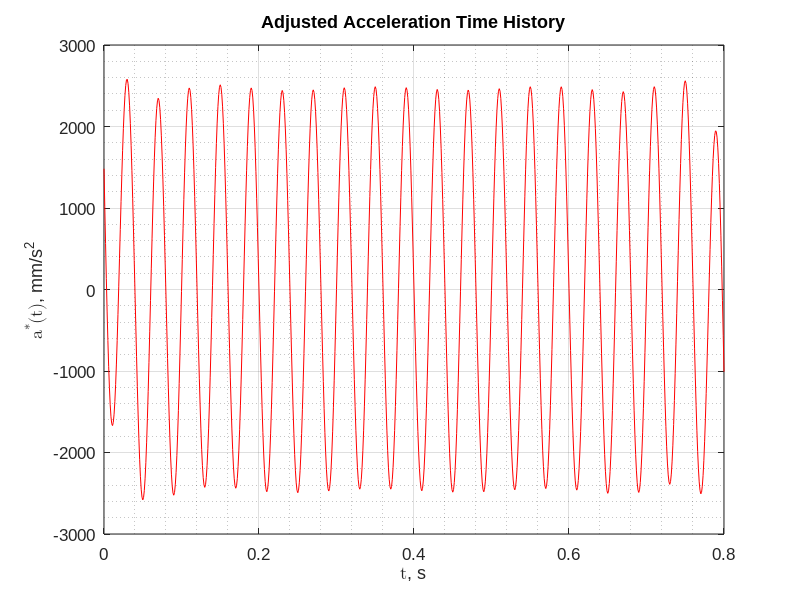
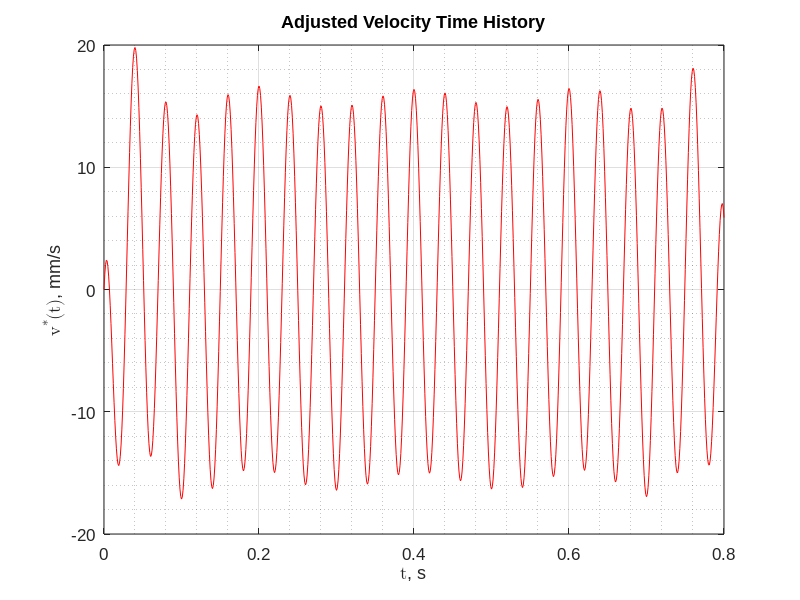
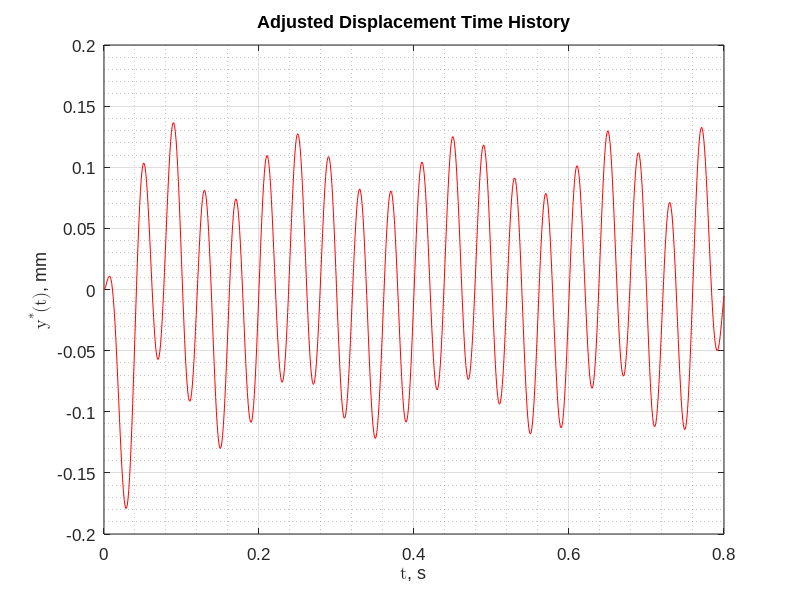

Reproduce these figures in MATLAB, in order.
clear all
format longeng


% INPUT PARAMETERS
% --------------------------------------------------------------------------------------------------

frequency = 25 ; % hz
amplitude = 0.1 ; % m

dt = 1e-03 ; % A.K. Chopra rule floored to nearest one thousandth
T = 20 / frequency ; % 20 cycles
t = 0:dt:T ;
NT = length(t) ;

gamma = 1 / 2 ;
beta = 1 / 4 ;

adjust_accel = true ;
adjust_vel = true ;
adjust_disp = true ;

accel_fit_order = 10 ; % approximation order = N - 1 (SHOULD BE <= 10)
vel_fit_order = 10 ;
disp_fit_order = 8 ;

integrate_corrected_accel = true ;
scale_factor = 1 ; % scale = desired / result

plot_unadjusted = false ;
plot_adjusted = true ;


% GENERATE ACCELERATION TIME HISTORY
% --------------------------------------------------------------------------------------------------

d2u = zeros(1,NT) ;
for i = 1:NT
    d2u(i) = -amplitude * (2 * pi * frequency) * (2 * pi * frequency) * sin(2 * pi * frequency * t(i)) ;
end


% COMPUTE NOMINAL TIME HISTORIES WITH NEWMARK
% --------------------------------------------------------------------------------------------------

du = zeros(1,NT) ;
u = zeros(1,NT) ;
for i = 1:NT-1
    du(i+1) = du(i) + (1 - gamma) * dt * d2u(i) + gamma * dt * d2u(i+1) ;
    u(i+1) = u(i) + dt * du(i) + (1 / 2 - beta) * dt^2 * d2u(i) + beta * dt^2 * d2u(i+1) ;
end

%// initialize the adjusted time histories as the unadjusted
d2uStar = d2u ; duStar = du ; uStar = u ;


% COMPUTE ADJUSTED TIME HISTORIES WITH ACCELERATION FIT
% --------------------------------------------------------------------------------------------------

if (adjust_accel == true)
    K = zeros(accel_fit_order,accel_fit_order) ;
    for k = 1:accel_fit_order
        for j = 1:accel_fit_order
            K(k,j) = (j * j + j) * T^(k + j - 1) / (k + j - 1) ;
        end
    end

    [L,U,perm] = lu(K) ; % LU factorization with row-reordering permuation matrix

    I = zeros(accel_fit_order,1) ; i = 1 ;
    while i <= NT-1
        for k = 1:accel_fit_order
            I(k) = I(k) + (1 - gamma) * dt * t(i)^(k - 1) * d2uStar(i) ...
                        + gamma * dt * t(i+1)^(k - 1) * d2uStar(i+1) ;
        end, i = i + 1 ;
    end

    C = U \ (L \ perm * I) ; % solve the LU system
    
    d2P = zeros(1,NT) ; dP = zeros(1,NT) ; P = zeros(1,NT) ;
    for i = 1:NT
        for k = 1:accel_fit_order
            d2P(i) = d2P(i) + (k * k + k) * C(k) * t(i)^(k-1) ;
            dP(i) = dP(i) + (k + 1) * C(k) * t(i)^k ;
            P(i) = P(i) + C(k) * t(i)^(k+1) ;
        end
        d2uStar(i) = d2uStar(i) - d2P(i) ;
        duStar(i) = duStar(i) - dP(i) ;
        uStar(i) = uStar(i) - P(i) ;
    end
end


% COMPUTE ADJUSTED TIME HISTORIES WITH VELOCITY FIT
% --------------------------------------------------------------------------------------------------

if (adjust_vel == true)
    K = zeros(vel_fit_order,vel_fit_order) ;
    for k = 1:vel_fit_order
        for j = 1:vel_fit_order
            K(k,j) = (j + 1) * T^(k + j + 1) / (k + j + 1) ;
        end
    end

    [L,U,perm] = lu(K) ;

    I = zeros(vel_fit_order,1) ; i = 1 ;
    while i <= NT-1
        for k = 1:vel_fit_order
            I(k) = I(k) + dt * t(i)^k * duStar(i) + (0.5 - beta) * dt * dt ...
                        * (t(i)^k * d2uStar(i) + k * t(i)^(k - 1) * duStar(i)) + beta * dt * dt ...
                        * (t(i+1)^k * d2uStar(i+1) + k * t(i+1)^(k - 1) * duStar(i+1)) ;
        end, i = i + 1 ;
    end

    C = U \ (L \ perm * I) ;
    
    d2P = zeros(1,NT) ; dP = zeros(1,NT) ; P = zeros(1,NT) ;
    for i = 1:NT
        for k = 1:vel_fit_order
            d2P(i) = d2P(i) + (k * k + k) * C(k) * t(i)^(k-1) ;
            dP(i) = dP(i) + (k + 1) * C(k) * t(i)^k ;
            P(i) = P(i) + C(k) * t(i)^(k+1) ;
        end
        d2uStar(i) = d2uStar(i) - d2P(i) ;
        duStar(i) = duStar(i) - dP(i) ;
        uStar(i) = uStar(i) - P(i) ;
    end
end


% COMPUTE ADJUSTED TIME HISTORIES WITH DISPLACEMENT FIT
% --------------------------------------------------------------------------------------------------

if (adjust_disp == true)
    K = zeros(disp_fit_order,disp_fit_order) ;
    for k = 1:disp_fit_order
        for j = 1:disp_fit_order
            K(k,j) = T^(k + j + 3) / (k + j + 3) ;
        end
    end

    [L,U,perm] = lu(K) ;

    I = zeros(disp_fit_order,1) ; i = 1 ;
    while i <= NT-1
        for k = 1:disp_fit_order
            I(k) = I(k) + dt * (t(i+1)^(k+1) * uStar(i+1) + t(i)^(k+1) * uStar(i)) ;
        end, i = i + 1 ;
    end, I = I / 2 ;

    C = U \ (L \ perm * I) ;
    
    d2P = zeros(1,NT) ; dP = zeros(1,NT) ; P = zeros(1,NT) ;
    for i = 1:NT
        for k = 1:disp_fit_order
            d2P(i) = d2P(i) + (k * k + k) * C(k) * t(i)^(k-1) ;
            dP(i) = dP(i) + (k + 1) * C(k) * t(i)^k ;
            P(i) = P(i) + C(k) * t(i)^(k+1) ;
        end
        d2uStar(i) = d2uStar(i) - d2P(i) ;
        duStar(i) = duStar(i) - dP(i) ;
        uStar(i) = uStar(i) - P(i) ;
    end
end


% INTEGRATE CORRECTED ACCEL AND APPLY SCALE FACTOR IF DESIRED
% --------------------------------------------------------------------------------------------------

if (integrate_corrected_accel)
    d2uStar = scale_factor * d2uStar ;
    
    for i = 1:NT-1
        duStar(i+1) = duStar(i) + (1 - gamma) * dt * d2uStar(i) + gamma * dt * d2uStar(i+1) ;
        uStar(i+1) = uStar(i) + dt * duStar(i) + (1 / 2 - beta) * dt^2 * d2uStar(i) + beta * dt^2 * d2uStar(i+1) ;
    end
end


% COMPUTE AND REPORT AVERAGE VALUES
% --------------------------------------------------------------------------------------------------

fprintf("** Error Report **\n\n")
fprintf("Average Acceleration: %g\n", mean(d2uStar))
fprintf("Average Velocity: %g\n", mean(duStar))
fprintf("Average Displacement: %g\n", mean(uStar))
fprintf("\n")


% GENERATE PLOTS
% --------------------------------------------------------------------------------------------------

if (plot_unadjusted)
    figure(1)
    plot(t,d2u)
    hold on
    set(gca,'fontname','arial','fontsize',12)
    title('Acceleration Time History')
    ylabel ('\fontname{cambria math}{\ita}({\itt})\fontname{arial}, mm/s^{2}')
    xlabel ('\fontname{cambria math}{\itt}\fontname{arial}, s')
    grid on
    grid minor

    figure(2)
    plot(t,du)
    hold on
    set(gca,'fontname','arial','fontsize',12)
    title('Velocity Time History')
    ylabel ('\fontname{cambria math}{\itv}({\itt})\fontname{arial}, mm/s')
    xlabel ('\fontname{cambria math}{\itt}\fontname{arial}, s')
    grid on
    grid minor

    figure(3)
    plot(t,u)
    hold on
    set(gca,'fontname','arial','fontsize',12)
    title('Displacement Time History')
    ylabel ('\fontname{cambria math}{\ity}({\itt})\fontname{arial}, mm')
    xlabel ('\fontname{cambria math}{\itt}\fontname{arial}, s')
    grid on
    grid minor
end

if (plot_adjusted)
    figure(4)
    plot(t,d2uStar,'color',[1 0 0])
    hold on
    set(gca,'fontname','arial','fontsize',12)
    title('Adjusted Acceleration Time History')
    ylabel ('\fontname{cambria math}{\ita^{*}}({\itt})\fontname{arial}, mm/s^{2}')
    xlabel ('\fontname{cambria math}{\itt}\fontname{arial}, s')
    grid on
    grid minor

    figure(5)
    plot(t,duStar,'color',[1 0 0])
    hold on
    set(gca,'fontname','arial','fontsize',12)
    title('Adjusted Velocity Time History')
    ylabel ('\fontname{cambria math}{\itv^{*}}({\itt})\fontname{arial}, mm/s')
    xlabel ('\fontname{cambria math}{\itt}\fontname{arial}, s')
    grid on
    grid minor

    figure(6)
    plot(t,uStar,'color',[1 0 0])
    hold on
    set(gca,'fontname','arial','fontsize',12)
    title('Adjusted Displacement Time History')
    ylabel ('\fontname{cambria math}{\ity^{*}}({\itt})\fontname{arial}, mm')
    xlabel ('\fontname{cambria math}{\itt}\fontname{arial}, s')
    grid on
    grid minor
end
